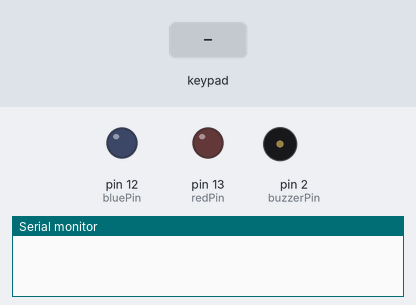
A sketch run on a simulated Arduino Uno, built with avr-gcc and run on an emulated ATmega328P. Shown: output pins drawn as LEDs (lit = HIGH), buzzer (waves = sounding, pin HIGH), the last lines printed to the serial monitor. Inputs (shaded band) come from the test bench.

Above: at 1.2 s.
1.3 s: keypad keys 0 0 0 0 pressed 0.4 s apart
At 2.65 s:
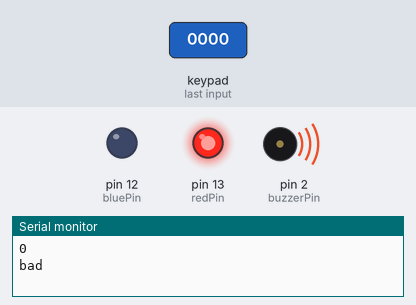
4.6 s: keypad keys 1 2 3 4 pressed 0.4 s apart
At 5.95 s:
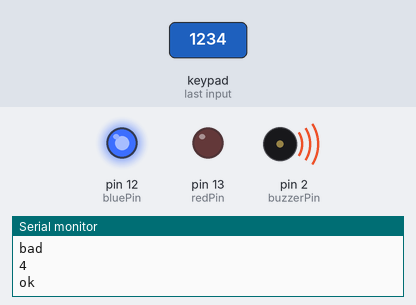
Timing chart, 0 to 7.6 s (numbered marks = the images above; inputs shaded):
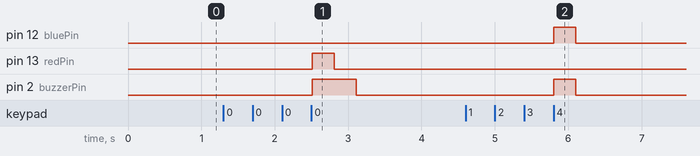

Measured:
- after the input at 1.3 s, pin 13 (redPin): LOW → HIGH after 1.2 s, → LOW 0.30 s later; pin 2 (buzzerPin): LOW → HIGH after 1.2 s, → LOW 0.60 s later
- after the input at 4.6 s, pin 12 (bluePin), pin 2 (buzzerPin): LOW → HIGH after 1.2 s, → LOW 0.30 s later

The sketch:

02-cerrojo.ino
```cpp
#include <Keypad.h>

#define PASS_LENGTH 4

// output pins
int bluePin = 12;
int redPin = 13;
int buzzerPin = 2;

// keypad vars
const byte rows = 4;
const byte cols = 4;
char hexaKeys[rows][cols] =
{
{ '1','2','3','A' },
{ '4','5','6','B' },
{ '7','8','9','C' },
{ '*','0','#','D' }
};
byte rowPins[rows] = { 4, 5, 6, 7};
byte colPins[cols] = { 8, 9, 10, 11};
Keypad customKeypad = Keypad( makeKeymap(hexaKeys), rowPins, colPins, rows, cols);

// input vars
int pos = 0;
char secretCode[PASS_LENGTH] = { '1', '2', '3', '4'};
char inputCode[PASS_LENGTH] = { '0', '0', '0', '0'};

bool readPass = false;

void setup() {
  Serial.begin(9600);

  // pins setup
  pinMode(redPin, OUTPUT);
  pinMode(bluePin, OUTPUT);
  pinMode(buzzerPin, OUTPUT);
  digitalWrite(bluePin, LOW);
  digitalWrite(redPin, LOW);
  digitalWrite(buzzerPin, LOW);
}

void loop() {
  // put your main code here, to run repeatedly:
  readKey();

  if(readPass){
    // check code
    int correct = 0;
    pos = 0;
    for(pos = 0; pos < PASS_LENGTH; pos++){
      if (inputCode[pos] == secretCode[pos]){
        correct++;
      }
    }

    Serial.println(correct);

    if (correct == PASS_LENGTH){
      Serial.println("ok");
      digitalWrite(bluePin, HIGH);
      digitalWrite(buzzerPin, HIGH);
      delay(300);
      digitalWrite(bluePin, LOW);
      digitalWrite(buzzerPin, LOW);
    }
    else{
      Serial.println("bad");
      digitalWrite(redPin, HIGH);
      digitalWrite(buzzerPin, HIGH);
      delay(300);
      digitalWrite(redPin, LOW);
      digitalWrite(buzzerPin, LOW);
      digitalWrite(buzzerPin, HIGH);
      delay(300);
      digitalWrite(buzzerPin, LOW);
    }
    readPass = false;
  }
}

void readKey(){
  char key = 'f';
  pos = 0;

  for(pos = 0; pos < PASS_LENGTH; pos++){
    key = customKeypad.waitForKey();
    inputCode[pos] = key;
  }

  readPass = true;
  //delay(10);
}
```
